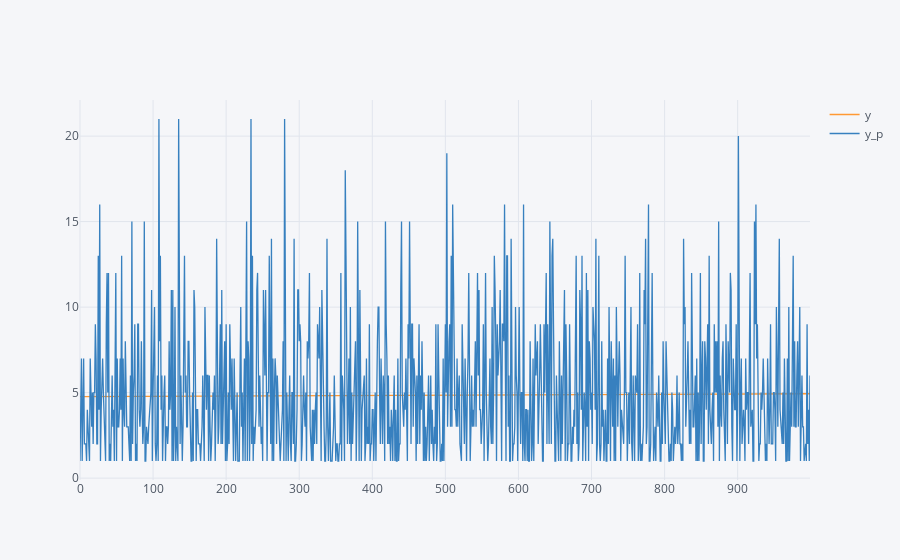

Notebook cell for this chart:
### Code cell
from sklearn.linear_model import SGDRegressor, LinearRegression, Ridge
from sklearn.preprocessing import PolynomialFeatures

x = np.arange(0, 1000, 1).reshape(-1, 1)
y = np.array(df.iloc[:1000, 1:2].values.tolist())

poly_reg =PolynomialFeatures(degree=1)
X_ploy =poly_reg.fit_transform(x)
lin_reg=LinearRegression()
lin_reg.fit(X_ploy,y)
y_pred = lin_reg.predict(X_ploy)


df1 = pd.DataFrame(y_pred, index=np.arange(0, 1000, 1), columns=['y'])

df2 = pd.DataFrame(y, index=np.arange(0, 1000, 1), columns=['y_p'])
df3 = pd.concat([df1, df2], axis=1)
df3.iplot(kind='lines')

### Figure 1 — Plotly figure (JSON) as saved in the notebook; plotly's stock layout.template omitted (floating-point values rounded to 4 significant figures; data arrays with more than 128 entries replaced by an {"elided": "..."} marker saying what was removed)
{"data": [{"line": {"color": "rgba(255, 153, 51, 1.0)", "dash": "solid", "shape": "linear", "width": 1.3}, "mode": "lines", "name": "y", "text": "", "type": "scatter", "uid": "6fdbaf06-a074-4d08-b077-cd7c9d0c41b5", "x": {"elided": "1000 int values"}, "y": {"elided": "1000 float values"}}, {"line": {"color": "rgba(55, 128, 191, 1.0)", "dash": "solid", "shape": "linear", "width": 1.3}, "mode": "lines", "name": "y_p", "text": "", "type": "scatter", "uid": "51506337-486c-49ee-a669-cc9f4283ab96", "x": {"elided": "1000 int values"}, "y": {"elided": "1000 int values"}}], "layout": {"legend": {"bgcolor": "#F5F6F9", "font": {"color": "#4D5663"}}, "paper_bgcolor": "#F5F6F9", "plot_bgcolor": "#F5F6F9", "title": {"font": {"color": "#4D5663"}}, "xaxis": {"gridcolor": "#E1E5ED", "showgrid": true, "tickfont": {"color": "#4D5663"}, "title": {"font": {"color": "#4D5663"}, "text": ""}, "zerolinecolor": "#E1E5ED"}, "yaxis": {"gridcolor": "#E1E5ED", "showgrid": true, "tickfont": {"color": "#4D5663"}, "title": {"font": {"color": "#4D5663"}, "text": ""}, "zerolinecolor": "#E1E5ED"}}}
